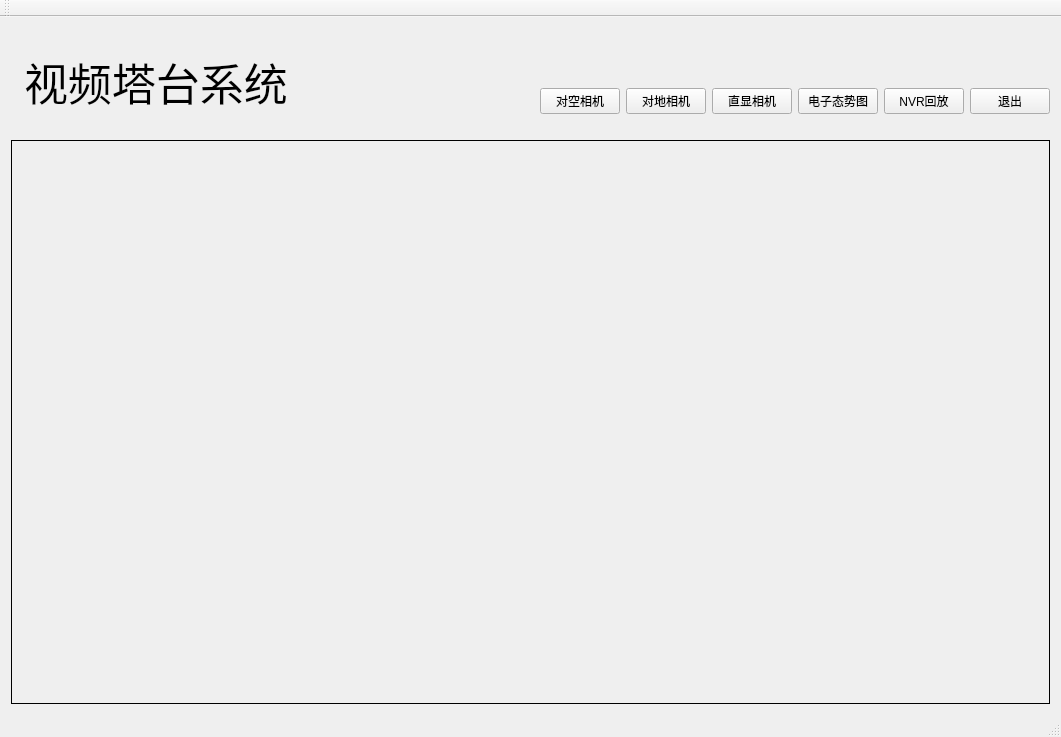
<?xml version="1.0" encoding="UTF-8"?>
<ui version="4.0">
 <class>MainWindow</class>
 <widget class="QMainWindow" name="MainWindow">
  <property name="geometry">
   <rect>
    <x>0</x>
    <y>0</y>
    <width>1061</width>
    <height>737</height>
   </rect>
  </property>
  <property name="windowTitle">
   <string>Client</string>
  </property>
  <widget class="QWidget" name="centralWidget">
   <layout class="QGridLayout" name="gridLayout_5" rowstretch="0,7" rowminimumheight="0,0">
    <item row="0" column="0">
     <layout class="QGridLayout" name="gridLayout">
      <item row="0" column="1">
       <widget class="QLabel" name="label_2">
        <property name="font">
         <font>
          <pointsize>33</pointsize>
         </font>
        </property>
        <property name="text">
         <string>视频塔台系统</string>
        </property>
       </widget>
      </item>
      <item row="0" column="0">
       <widget class="QLabel" name="label">
        <property name="sizePolicy">
         <sizepolicy hsizetype="Fixed" vsizetype="Fixed">
          <horstretch>0</horstretch>
          <verstretch>0</verstretch>
         </sizepolicy>
        </property>
        <property name="maximumSize">
         <size>
          <width>150</width>
          <height>150</height>
         </size>
        </property>
        <property name="text">
         <string/>
        </property>
        <property name="pixmap">
         <pixmap resource="../../build/resources.qrc">:/resources/logo.png</pixmap>
        </property>
        <property name="scaledContents">
         <bool>true</bool>
        </property>
        <property name="wordWrap">
         <bool>false</bool>
        </property>
       </widget>
      </item>
      <item row="0" column="3">
       <spacer name="horizontalSpacer">
        <property name="orientation">
         <enum>Qt::Horizontal</enum>
        </property>
        <property name="sizeHint" stdset="0">
         <size>
          <width>40</width>
          <height>20</height>
         </size>
        </property>
       </spacer>
      </item>
      <item row="0" column="4">
       <layout class="QGridLayout" name="gridLayout_3" rowstretch="3,0,1" rowminimumheight="0,0,0">
        <item row="1" column="0">
         <layout class="QGridLayout" name="gridLayout_2">
          <item row="0" column="1">
           <widget class="QPushButton" name="pushButton_2">
            <property name="text">
             <string>对地相机</string>
            </property>
           </widget>
          </item>
          <item row="0" column="4">
           <widget class="QPushButton" name="pushButton_5">
            <property name="text">
             <string>NVR回放</string>
            </property>
           </widget>
          </item>
          <item row="0" column="0">
           <widget class="QPushButton" name="pushButton">
            <property name="text">
             <string>对空相机</string>
            </property>
           </widget>
          </item>
          <item row="0" column="2">
           <widget class="QPushButton" name="pushButton_3">
            <property name="text">
             <string>直显相机</string>
            </property>
           </widget>
          </item>
          <item row="0" column="5">
           <widget class="QPushButton" name="pushButton_6">
            <property name="text">
             <string>退出</string>
            </property>
           </widget>
          </item>
          <item row="0" column="3">
           <widget class="QPushButton" name="pushButton_4">
            <property name="text">
             <string>电子态势图</string>
            </property>
           </widget>
          </item>
         </layout>
        </item>
        <item row="0" column="0">
         <spacer name="verticalSpacer">
          <property name="orientation">
           <enum>Qt::Vertical</enum>
          </property>
          <property name="sizeHint" stdset="0">
           <size>
            <width>20</width>
            <height>40</height>
           </size>
          </property>
         </spacer>
        </item>
        <item row="2" column="0">
         <spacer name="verticalSpacer_2">
          <property name="orientation">
           <enum>Qt::Vertical</enum>
          </property>
          <property name="sizeHint" stdset="0">
           <size>
            <width>20</width>
            <height>40</height>
           </size>
          </property>
         </spacer>
        </item>
       </layout>
      </item>
      <item row="0" column="2">
       <spacer name="horizontalSpacer_2">
        <property name="orientation">
         <enum>Qt::Horizontal</enum>
        </property>
        <property name="sizeHint" stdset="0">
         <size>
          <width>40</width>
          <height>20</height>
         </size>
        </property>
       </spacer>
      </item>
     </layout>
    </item>
    <item row="1" column="0">
     <layout class="QGridLayout" name="gridLayout_4">
      <item row="0" column="0">
       <widget class="QStackedWidget" name="stackedWidget">
        <property name="frameShape">
         <enum>QFrame::Panel</enum>
        </property>
        <property name="frameShadow">
         <enum>QFrame::Plain</enum>
        </property>
        <property name="lineWidth">
         <number>1</number>
        </property>
        <property name="currentIndex">
         <number>-1</number>
        </property>
       </widget>
      </item>
     </layout>
    </item>
   </layout>
  </widget>
  <widget class="QMenuBar" name="menuBar">
   <property name="geometry">
    <rect>
     <x>0</x>
     <y>0</y>
     <width>1061</width>
     <height>25</height>
    </rect>
   </property>
  </widget>
  <widget class="QToolBar" name="mainToolBar">
   <attribute name="toolBarArea">
    <enum>TopToolBarArea</enum>
   </attribute>
   <attribute name="toolBarBreak">
    <bool>false</bool>
   </attribute>
  </widget>
  <widget class="QStatusBar" name="statusBar"/>
 </widget>
 <layoutdefault spacing="6" margin="11"/>
 <resources>
  <include location="../../build/resources.qrc"/>
 </resources>
 <connections/>
</ui>
